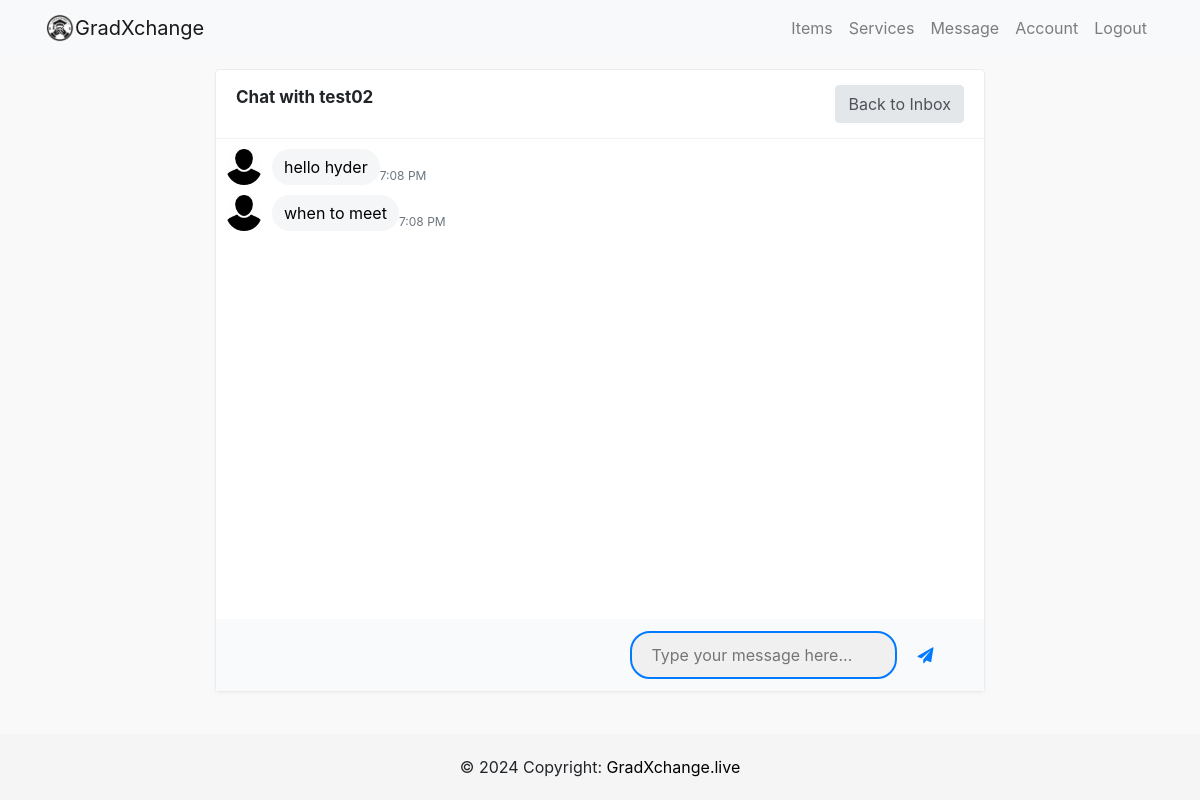
Before: /chat/11/ (signed in) with the older database file.
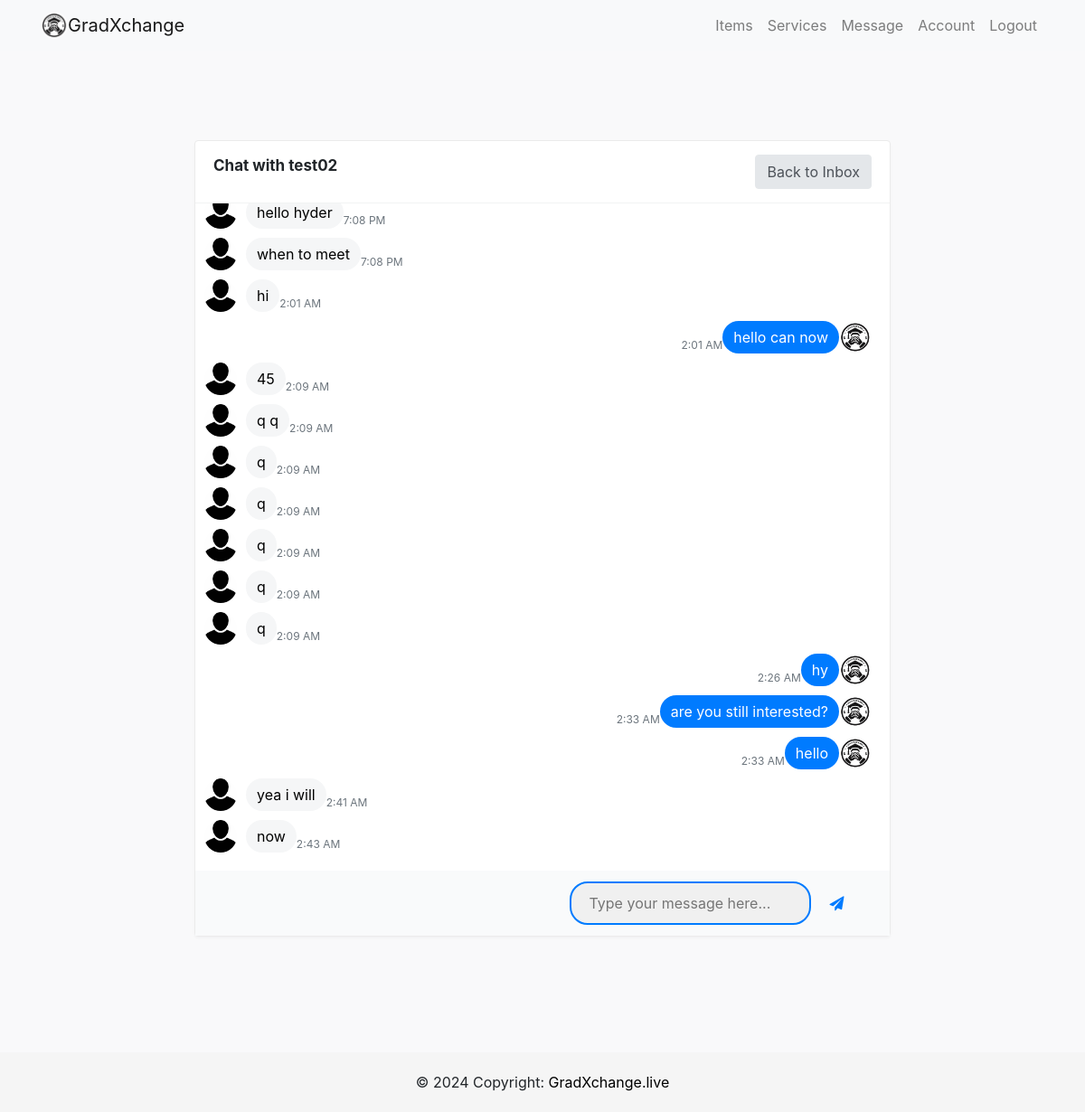
After: the same page with the newer database file.
### users/models.py (models this page shows, shortened)
class Message(models.Model):
    sender = models.ForeignKey(Profile, on_delete=models.SET_NULL, null=True, blank=True, related_name='sent_messages')
    recipient = models.ForeignKey(Profile, on_delete=models.SET_NULL, null=True, blank=True, related_name='received_messages')
    text = models.TextField()
    is_read = models.BooleanField(default=False, null=True)
    created = models.DateTimeField(auto_now_add=True)
    id = models.UUIDField(default=uuid.uuid4, unique=True, primary_key=True)
    conversation_id = models.UUIDField(default=uuid.uuid4, editable=True)
    class Meta:
        ordering = ['is_read', '-created']

class Profile(models.Model):
    user = models.OneToOneField(User, on_delete=models.CASCADE)
    image = models.ImageField(default='profilepic.jpg', upload_to='profile_picture')
    location =models.CharField(max_length=100)
    about_me = models.CharField(max_length=200, null=True, blank=True)
    phone_regex = RegexValidator(
        regex=r'^\+?60?\d{9,10}$',
        message="Phone number must be entered in the format: '+60123456789'. With country code +60 and up to 10 digits allowed."
    )
    phone = models.CharField(validators=[phone_regex], max_length=17, blank=True)  # Optional: adjust max_length as needed
    whatsapp_regex = RegexValidator(
        regex=r'^\+?60?\d{9,10}$',
        message="Whatsapp number must be entered in the format: '+60123456789'. With country code +60 and up to 10 digits allowed."
    )
    whatsapp = models.CharField(validators=[whatsapp_regex], max_length=17, blank=True)

### users/views.py (the view)
# urls.py: path('chat/<int:profile_id>/', user_views.chat, name='chat'),
@login_required
def chat(request, profile_id):
    user_A = request.user.profile  # Current logged-in user
    user_B = get_object_or_404(Profile, id=profile_id)  # Recipient obtained from URL parameter
    if request.method == "POST":
        text = request.POST.get('text', '').strip()
        if text:  # Ensure the text is not empty
            Message.objects.create(sender=user_A, recipient=user_B, text=text, is_read=False)
            return redirect('chat', profile_id=profile_id)
    messages = Message.objects.filter(
        Q(sender=user_A, recipient=user_B) | Q(sender=user_B, recipient=user_A)
    ).order_by('created')
    Message.objects.filter(sender=user_B, recipient=user_A, is_read=False).update(is_read=True)
    unread_messages_count = Message.objects.filter(recipient=user_A, sender=user_B, is_read=False).count()
    context = {
        'messages': messages,
        'user_A': user_A,
        'user_B': user_B,
        'profile_id': profile_id,
        'unread_messages_count': unread_messages_count  # Include this in your template where needed
    }
    return render(request, 'users/chat.html', context)

### users/templates/users/chat.html (shortened to what this page needs)
{% extends 'users/base.html' %}
{% load static %}
{% block body %}
<link href="https://stackpath.bootstrapcdn.com/font-awesome/4.7.0/css/font-awesome.min.css" rel="stylesheet">
<div class="page-content">
    <div class="col-md-8">
        <div class="card card-bordered">
            <div class="card-header">
                <h4 class="card-title"><strong>Chat with {{ user_B.user.username }}</strong></h4>
                <a class="btn btn-xs btn-secondary" href="{% url 'inbox' %}">Back to Inbox</a>
            </div>
            <div class="ps-container" id="chat-content">
                {% for message in messages %}
                <div class="media media-chat {% if message.sender == user_A %}media-chat-reverse{% endif %}">
                    <img class="avatar" src="{{ message.sender.user.profile.image.url }}" alt="...">
                    <div class="media-body">{{ message.text }}</div>
                    <div class="meta">
                        <time datetime="{{ message.created|date:'c' }}">{{ message.created|date:"g:i A" }}</time>
                    </div>
                </div>
                {% endfor %}
            </div>
            <div class="publisher">
                <form action="" method="POST">
                    <input class="publisher-input" type="text" name="text" placeholder="Type your message here..."
                        autocomplete="off">
                    <button type="submit" class="publisher-btn"><i class="fa fa-paper-plane"></i></button>
                </form>
            </div>
        </div>
    </div>
</div>
{% endblock %}

Changed rows visible on the page:
added Message: sender.user.profile.image (picture), text "hi", created "2:01 AM"
added Message: sender.user.profile.image (picture), text "hello can now", created "2:01 AM"
added Message: sender.user.profile.image (picture), text "45", created "2:09 AM"
added Message: sender.user.profile.image (picture), text "q q", created "2:09 AM"
added Message: sender.user.profile.image (picture), text "q", created "2:09 AM"
added Message: sender.user.profile.image (picture), text "q", created "2:09 AM"
added Message: sender.user.profile.image (picture), text "q", created "2:09 AM"
added Message: sender.user.profile.image (picture), text "q", created "2:09 AM"
added Message: sender.user.profile.image (picture), text "q", created "2:09 AM"
added Message: sender.user.profile.image (picture), text "hy", created "2:26 AM"
added Message: sender.user.profile.image (picture), text "are you still interested?", created "2:33 AM"
added Message: sender.user.profile.image (picture), text "hello", created "2:33 AM"
added Message: sender.user.profile.image (picture), text "yea i will", created "2:41 AM"
added Message: sender.user.profile.image (picture), text "now", created "2:43 AM"
